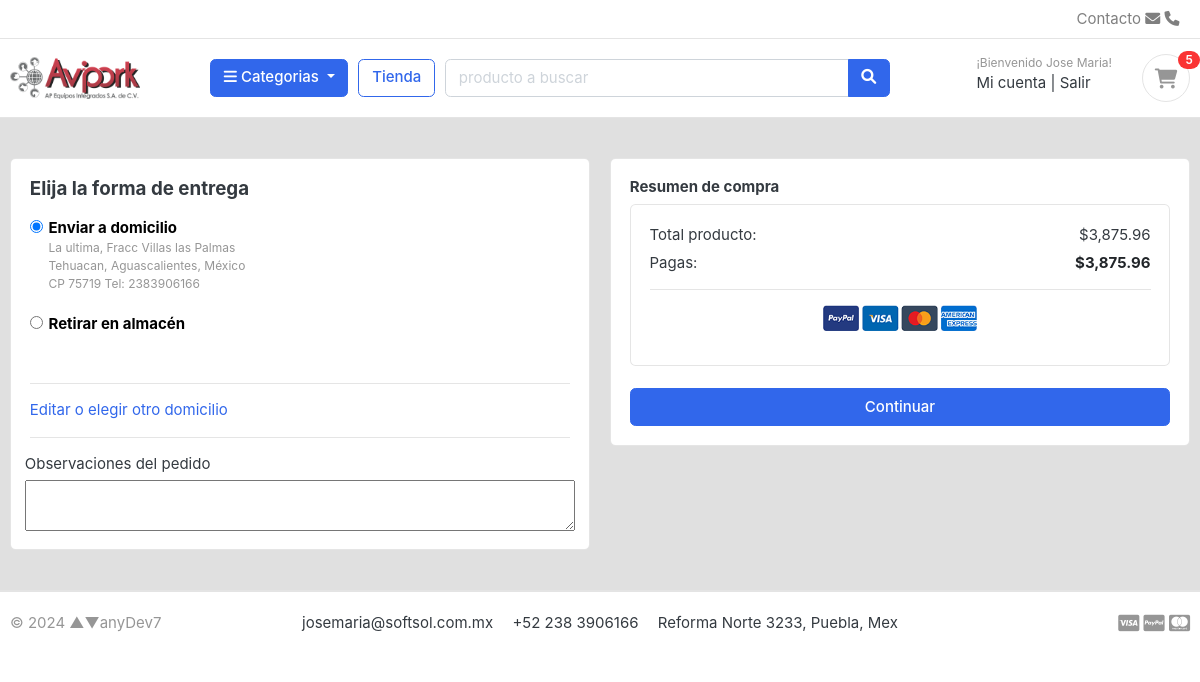
Page /ecart/select-address/3875.960000/1/ (signed in) on the committed database.
### account/models.py (models this page shows, shortened)
class Account(AbstractBaseUser):
    first_name = models.CharField('Nombre(s)', max_length=50)
    last_name = models.CharField('Apellidos', max_length=50)
    username = models.CharField(max_length=100, unique=True)
    email = models.EmailField('Email', max_length=100, unique=True)
    phone = models.CharField('Teléfono', max_length=50)
    city = models.CharField('Ciudad', max_length=50, default="")
    state = models.CharField('Estado', max_length=50, default="")
    country = models.CharField('Pais', max_length=50, default="")
    joined_at = models.DateTimeField(auto_now_add=True)
    last_login = models.DateTimeField(auto_now=True)
    is_admin = models.BooleanField(default=False)
    is_staff = models.BooleanField(default=False)
    is_active = models.BooleanField(default=False)
    is_superadmin = models.BooleanField(default=False)
    USERNAME_FIELD = 'email'
    REQUIRED_FIELDS = ['username', 'first_name', 'last_name']
    objects = MyAccountManager() # la clase del modelo que declaramos al inicio
    class Meta:
        verbose_name = 'cuenta de usuario'
        verbose_name_plural = 'cuentas de usuario'
    def full_name(self): #https://stackoverflow.com/questions/2892999/verbose-name-for-a-models-method
        return f"{self.first_name} {self.last_name}"
    full_name.short_description = 'Usuario'

class Address(models.Model):
    user = models.ForeignKey(Account, verbose_name="Usuario", on_delete=models.CASCADE)
    address_line_1 = models.CharField("Direccion", max_length=50)
    address_line_2 = models.CharField("Colonia", max_length=50, blank=True)
    city = models.CharField('Ciudad', max_length=50)
    state = models.CharField('Estado', max_length=50)
    country = models.CharField('Pais', max_length=50, default="México")
    zipcode = models.CharField('CP', max_length=6, default="")
    phone = models.CharField('Telefono',max_length=50)
    nearby = models.CharField("Referencia", max_length=100, blank=True)
    default = models.BooleanField('Preferida', default=False)
    is_active = models.BooleanField('Acitva', default=True)
    created_at = models.DateTimeField('Creada el', auto_now_add=True)
    updated_at = models.DateTimeField('Actualizada el', auto_now=True)
    class Meta:
        verbose_name = 'Direccion'
        verbose_name_plural = 'Direcciones'

### ecart/views.py (the view)
# urls.py: path('select-address/<str:total>/<str:flag>/', views.select_address, name="select_address"),
@login_required(login_url='login')
def select_address(request, total="", flag=0):
    try:
        address = Address.objects.filter(user__id=request.user.id,  default=True).first()
    except Address.DoesNotExist:
        address = False
        messages.warning(request, 'No tienes una direccion favorita predeterminada.')
    if address == None:
        address = False
        messages.warning(request, 'No tienes una direccion favorita predeterminada.')
    context = {
    'total': float(total),
    'address': address,
    }
    return render(request, 'store/select_address.html', context)

### category/context_processors.py (called while the page is built)
def menu_cat_links(request):
    links = Category.objects.all()
    return dict(cat_links=links)

def menu_subcat_links(request):
    links = SubCategory.objects.all()
    return dict(subcat_links=links)

### category/models.py (called while the page is built)
    def get_url(self):
        return reverse('prod_by_cat', args=[self.slug,None,"s"]) # Solo funciona para el filtrado por subcategoria

### ecart/context_processors.py (called while the page is built)
def counter(request):
    count = 0
    if 'admin' in request.path:
        return {}
    else:
        try:                    # filter: 'fetch' todos los que cumplen con la condición
            if request.user.is_authenticated:
                cart_items = CartItem.objects.all().filter(user=request.user)
            else:
                cart = Cart.objects.filter(cart_id=_cart_id(request))
                cart_items = CartItem.objects.all().filter(cart=cart[:1])
            for item in cart_items:
                count += item.quantity
        except Cart.DoesNotExist:
            count = 0
        return dict(cart_count=count)

### mainapp/templates/store/select_address.html (shortened to what this page needs)
{% extends "mainapp/layout.html" %}
{% load static %}
{% block content %}
<section class="section-content padding-y bg" style="background: #e0e0e0">
<div class="container">
<div class="row">
    <aside class="col-lg-6">
    <div class="card">
    <div class="card-body">
    <h5 class="card-tit mb-3">Elija la forma de entrega</h5>
    <form action="{% url "checkout" %}" method="POST">
            {% if address %}
            <div class="item-option-select">
            <div class="form-row">
                <div class="col form-group">
                    <div class="form-check">
                        <input value="{{address.id}}" class="form-check-input" type="radio" name="shipment" id="address" checked>
                        <label class="form-check-label" for="address">
                            <span style="color: black;" > <b> Enviar a domicilio </b></span>
                            <small><p class="text-muted">{{address.address_line_1}}, {{address.address_line_2}}<br>
                                {{address.city}}, {{address.state}}, {{address.country}} <br>
                                CP {{address.zipcode}} Tel: {{address.phone}} <br>
                            </p></small>
                        </label>
                    </div>
                </div>
            </div>
            <div class="form-row">
                <div class="col form-group">
                    <div class="form-check">
                        <input value="pickup" class="form-check-input" type="radio" name="shipment" id="pickup">
                        <label class="form-check-label" for="flexRadioDefault1">
                            <span style="color: black;" > <b> Retirar en almacén</b></span>
                        </label>
                    </div>
                </div>
            </div>
            </div>
            {% endif %}
            <hr>
            <a  href=" {% url "addresses" %}"> Editar o elegir otro domicilio </a>
            <hr>
            <div class="form-row">
                <label for="">Observaciones del pedido</label>
                <textarea name="order_note" rows="2" cols="80" required></textarea>
            </div>
    </div>
    </div>
    </aside>
    <aside class="col-lg-6">
            <div class="card">
            <div class="card-body">
                <h6>Resumen de compra</h6>
                <div class="card">
                    <div class="card-body">
                        <dl class="dlist-align">
                          <dt>Total producto:</dt>
                          <dd class="text-right">${{total|floatformat:"2g"}}</dd>
                        </dl>
                        <dl class="dlist-align">
                          <dt>Pagas:</dt>
                          <dd class="text-right text-dark b"><strong>${{total|floatformat:"2g" }}</strong></dd>
                        </dl>
                        <hr>
                        <p class="text-center mb-3">
                            <img src="{% static "./images/misc/payments.png" %}" height="26">
                        </p>
                    </div>
                </div>
                <br>
                {% if address %}
                <button type="submit" name="submit" class="btn btn-primary btn-block"> Continuar</button>
                {% endif %}
            </div>
            </div>
    </aside>
</div>
</div>
</section>
{% endblock content %}

### mainapp/templates/mainapp/includes/navbar.html (shortened to what this page needs)
{% load static %}
<header class="section-header">
    <nav class="navbar p-md-0 navbar-expand-sm navbar-light border-bottom">
    <div class="container">
      <div class="collapse navbar-collapse" id="navbarTop4">
        <ul class="navbar-nav mr-auto">
            <li class="nav-item dropdown">
                 <a href="#" class="nav-link"></a>
            </li>
            <li class="nav-item dropdown">
                <a href="#" class="nav-link"></a>
            </li>
        </ul>
        <ul class="navbar-nav">
            <li><a href="#" class="nav-link">Contacto <i class="fa fa-envelope"></i> <i class="fa fa-phone"></i></a></li>
        </ul>
      </div>
    </div>
    </nav>
    <section class="header-main border-bottom">
        <div class="container">
    <div class="row align-items-center">
        <div class="col-lg-2 col-md-3 col-6">
            <a href=" {% url "home" %} " class="brand-wrap">
                <img class="logo" src=" {% static "./images/logo-avipork.png" %} ">
            </a>
        </div>
        <div class="col-lg col-sm col-md col-6 flex-grow-0">
            <div class="category-wrap dropdown d-inline-block float-right">
                <button type="button" class="btn btn-primary dropdown-toggle" data-toggle="dropdown">
                    <i class="fa fa-bars"></i> Categorias
                </button>
            </div>
        </div>
        <a href="{% url "store" %}" class="btn btn-outline-primary">Tienda</a>
        <div class="col-lg  col-md-6 col-sm-12 col">
            <form action="{% url "search" %} " class="search"method="GET">
                <div class="input-group w-100">
                    <input type="text" class="form-control" style="width:60%;" placeholder="producto a buscar" name="keyword">
                    <div class="input-group-append">
                      <button class="btn btn-primary" type="submit">
                        <i class="fa fa-search"></i>
                      </button>
                    </div>
                </div>
            </form>
        </div>
        <div class="col-lg-3 col-sm-6 col-8 order-2 order-lg-3">
                    <div class="d-flex justify-content-end mb-3 mb-lg-0">
                        {% if user.id is None %}
                        <div class="widget-header">
                            <small class="title text-muted">¡Bienvenido como invitado!</small>
                            <div>
                                <a href="{% url 'login' %}">Ingresa</a> <span class="dark-transp"> | </span>
                                <a href="{% url "register" %}"> Crea tu cuenta</a>
                            </div>
                        </div>
                        <a href="{% url "ecart" %}" class="widget-header pl-3 ml-3">
                            <div class="icon icon-sm rounded-circle border"><i class="fa fa-shopping-cart"></i></div>
                            <span class="badge badge-pill badge-danger notify">{{cart_count}}</span>
                        </a>
                        {% else %}
                        <div class="widget-header">
                            <small class="title text-muted">¡Bienvenido {{user.first_name}}!</small>
                            <div>
                                <a href="{% url 'dashboard' %}">Mi cuenta</a> <span class="dark-transp"> | </span>
                                <a href="{% url 'logout' %}"> Salir</a>
                            </div>
                        </div>
                        <a href="{% url "ecart" %}" class="widget-header pl-3 ml-3">
                            <div class="icon icon-sm rounded-circle border"><i class="fa fa-shopping-cart"></i></div>
                            <span class="badge badge-pill badge-danger notify">{{cart_count}}</span>
                        </a>
                        {% endif %}
                    </div>
                </div>
    </div>
        </div>
    </section>
</header>

### mainapp/static/css/ui.css (style rules this page uses)
html { font-family: "Inter", sans-serif; font-size: 15px; }
.icon-xs, .icon-sm, .icon-md, .icon-lg { display: inline-block; text-align: center; flex-shrink: 0; flex-grow: 0; }
.icon-sm { width: 48px; height: 48px; line-height: 48px !important; font-size: 20px; }
.padding-y { padding-top: 40px; padding-bottom: 40px; }
article:after, .form-group:after { display: block; clear: both; content: ""; }
.bg { background-color: #f8f9fa; }
.b { font-weight: 600; }
p:last-child { margin-bottom: 0; }
.header-main { position: relative; padding-top: 1rem; padding-bottom: 1rem; }
.brand-wrap .logo, .navbar-brand .logo { margin-right: 7px; max-height: 42px; display: inline-block; }
.widget-header { display: inline-block; vertical-align: middle; position: relative; }
.widget-header a { color: #343a40; }
.widget-header i { color: #969696; }
.widget-header .title { display: block; }
.widget-header .notify { position: absolute; top: -3px; right: -10px; }
[class*=dlist-] { margin-bottom: 5px; }
[class*=dlist-] dd { margin-bottom: 0; }
.dlist-align { display: flex; }
.dlist-align dt { width: 150px; word-wrap: break-word; font-weight: normal; }
.dlist-align dd { flex-grow: 1; }
.notify { position: absolute; top: -4px; right: -10px; display: inline-block; padding: 0.25em 0.6em; font-size: 12px; line-height: 1; text-align: center; border-radius: 3rem; color: #fff; background-color: #fa3434; }
.item-option-select { margin-bottom: 1rem; display: inline-block; margin-right: 15px; }

### mainapp/static/css/custom.css (style rules this page uses)
input:checked ~ label, label:hover ~ label { color: #ffb503; }

### rows in the picture
Account: first_name "Jose Maria"
Address: address_line_1 "La ultima", address_line_2 "Fracc Villas las Palmas", city "Tehuacan", state "Aguascalientes", country "México", zipcode "75719", phone "2383906166"

### other values in the picture
{{ cart_count }} "5"
{{ total|floatformat:"2g" }} "3,875.96"
